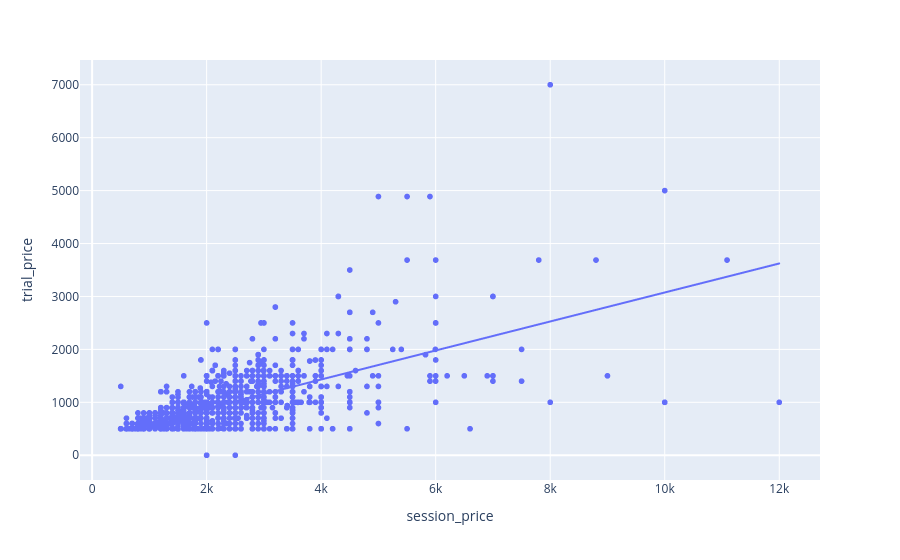

Notebook source saved alongside this figure:
### Code cell
fig = px.scatter(df_model, x="session_price", y="trial_price", trendline='ols')

# Display the interactive figure
fig.show()

### Figure 1 — Plotly figure (JSON) as saved in the notebook; plotly's stock layout.template omitted (floating-point values rounded to 4 significant figures; data arrays with more than 128 entries replaced by an {"elided": "..."} marker saying what was removed)
{"data": [{"hovertemplate": "session_price=%{x}<br>trial_price=%{y}<extra></extra>", "legendgroup": "", "marker": {"color": "#636efa", "symbol": "circle"}, "mode": "markers", "name": "", "showlegend": false, "type": "scattergl", "x": {"elided": "1931 int values"}, "xaxis": "x", "y": {"elided": "1931 int values"}, "yaxis": "y"}, {"hovertemplate": "<b>OLS trendline</b><br>trial_price = 0.273976 * session_price + 335.476<br>R<sup>2</sup>=0.429737<br><br>session_price=%{x}<br>trial_price=%{y} <b>(trend)</b><extra></extra>", "legendgroup": "", "marker": {"color": "#636efa", "symbol": "circle"}, "mode": "lines", "name": "", "showlegend": false, "type": "scattergl", "x": {"elided": "1931 int values"}, "xaxis": "x", "y": {"elided": "1931 float values"}, "yaxis": "y"}], "layout": {"legend": {"tracegroupgap": 0}, "margin": {"t": 60}, "xaxis": {"anchor": "y", "domain": [0, 1], "title": {"text": "session_price"}}, "yaxis": {"anchor": "x", "domain": [0, 1], "title": {"text": "trial_price"}}}}
